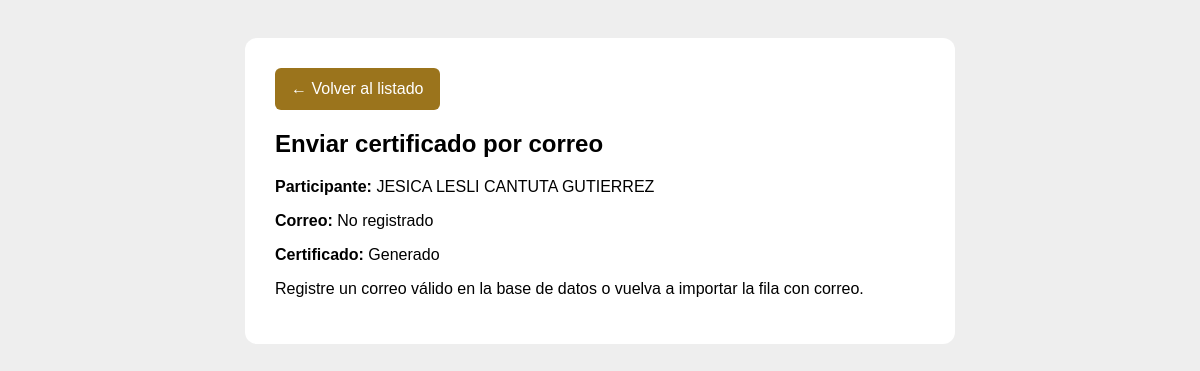
Screenshot of /enviar_correo.php?id=2 with the database file from the repository.
### tables this page shows
CREATE TABLE `certificados` (
  `id` int(11) NOT NULL AUTO_INCREMENT,
  `nombre` varchar(100) NOT NULL,
  `apellido` varchar(100) NOT NULL,
  `ci` varchar(30) DEFAULT NULL,
  `correo` varchar(180) DEFAULT NULL,
  `programa` varchar(255) NOT NULL DEFAULT 'GESTIÃ"N PÃsBLICA Y DEFENSA LEGAL DEL ESTADO',
  `fecha_emision` date NOT NULL,
  `codigo` varchar(50) NOT NULL,
  `archivo` varchar(255) DEFAULT NULL,
  `correo_enviado` tinyint(1) NOT NULL DEFAULT 0,
  `fecha_envio` datetime DEFAULT NULL,
  `estado` enum('VIGENTE','ANULADO') NOT NULL DEFAULT 'VIGENTE',
  `creado_en` timestamp NOT NULL DEFAULT current_timestamp(),
  PRIMARY KEY (`id`),
  UNIQUE KEY `codigo` (`codigo`)
);

### enviar_correo.php (the view, shortened to what this page needs)
<?php
require "config.php";require "funciones_correo.php";
$id=(int)($_GET['id']??$_POST['id']??0);$s=$conexion->prepare("SELECT * FROM certificados WHERE id=? LIMIT 1");$s->bind_param('i',$id);$s->execute();$r=$s->get_result();if(!$r||!$r->num_rows)die('Participante no encontrado.');$c=$r->fetch_assoc();$msg='';$ok=false;
$generado=!empty($c['archivo'])&&is_file(__DIR__.'/certificados/'.$c['archivo']);
?><!doctype html><html lang="es"><head></head><body><div class="box"><a href="listado.php">← Volver al listado</a><h2>Enviar certificado por correo</h2><p><b>Participante:</b> <?=htmlspecialchars($c['nombre'].' '.$c['apellido'])?></p><p><b>Correo:</b> <?=htmlspecialchars($c['correo']??'No registrado')?></p><p><b>Certificado:</b> <?=$generado?'Generado':'Pendiente de generar'?></p><?php if(!$generado):?><p>Primero debe generar el certificado.</p><a href="generar.php?id=<?=$id?>">GENERAR CERTIFICADO</a><?php elseif(empty($c['correo'])||!filter_var($c['correo'],FILTER_VALIDATE_EMAIL)):?><p>Registre un correo válido en la base de datos o vuelva a importar la fila con correo.</p><?php else:?><form method="post"><input type="hidden" name="id" value="<?=$id?>"><button>ENVIAR CERTIFICADO</button></form><?php endif;?></div></body></html>

### rows the page displays
certificados: nombre+apellido "JESICA LESLI CANTUTA GUTIERREZ", correo "No registrado"
